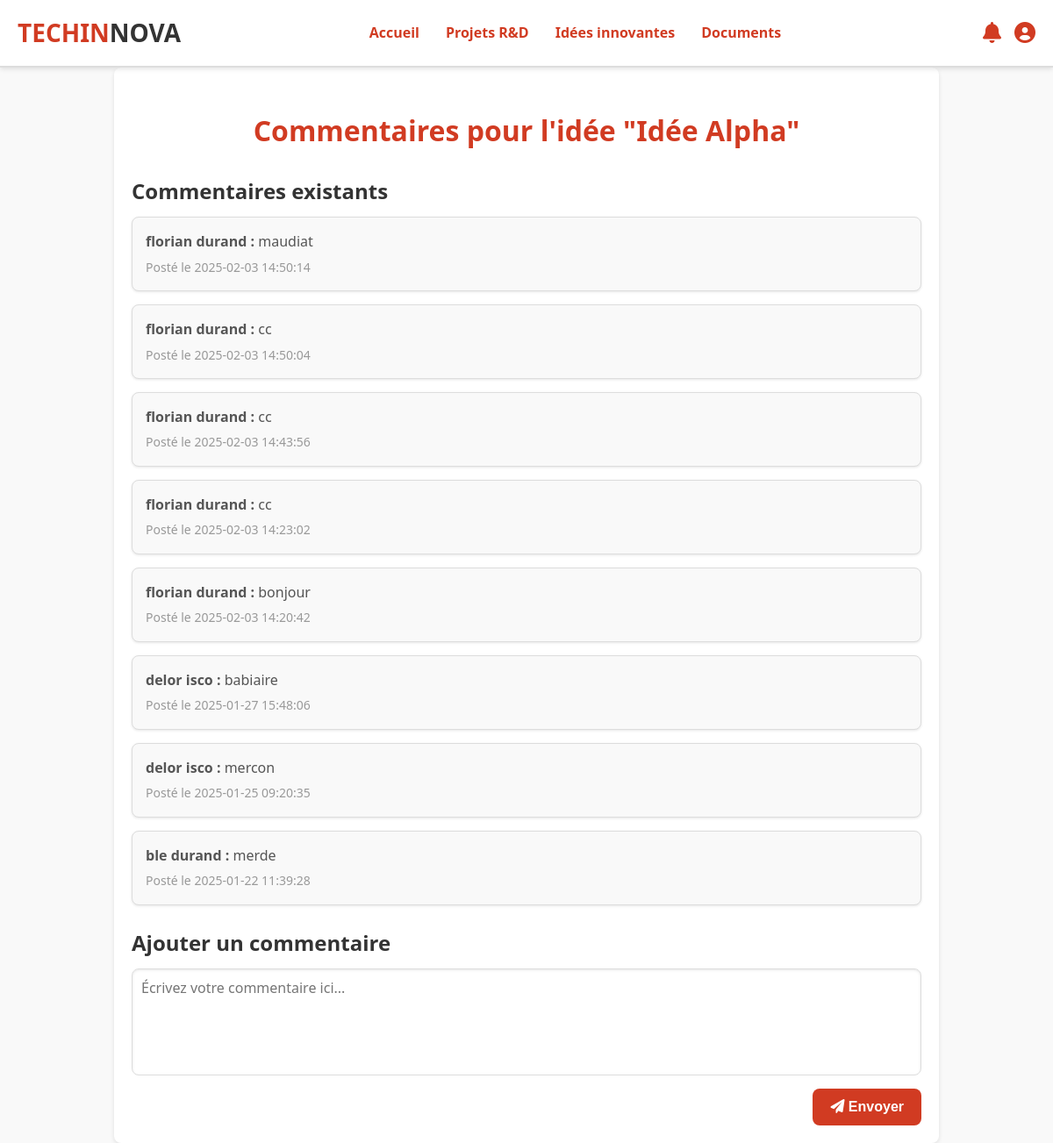
The app's page /espace_collabo/commentaire.php with its own data.
### tables this page shows
CREATE TABLE `commentaires` (
  `id` int(11) NOT NULL,
  `contenu` text NOT NULL,
  `id_idee` int(11) DEFAULT NULL,
  `id_utilisateur` int(11) DEFAULT NULL,
  `date_commentaire` timestamp NOT NULL DEFAULT current_timestamp()
);

CREATE TABLE `utilisateurs` (
  `id` int(11) NOT NULL,
  `nom` varchar(255) NOT NULL,
  `prenom` varchar(255) NOT NULL,
  `email` varchar(255) NOT NULL,
  `mot_de_passe` varchar(255) NOT NULL,
  `profil` enum('administrateur','chercheur','collaborateur_externe') DEFAULT 'collaborateur_externe',
  `date_creation` date NOT NULL
);

### espace_collabo/commentaire.php (the view, shortened to what this page needs)
<?php
require_once("C:/xampp/htdocs/projet_web/config/connexion.php");
$sql = "SELECT
            c.id AS id_commentaire,
            c.contenu AS contenu_commentaire,
            c.date_commentaire,
            u.nom AS nom_utilisateur,
            u.prenom AS prenom_utilisateur,
            i.titre AS titre_idee
        FROM
            commentaires c
        LEFT JOIN
            utilisateurs u ON c.id_utilisateur = u.id
        LEFT JOIN
            idee i ON c.id_idee = i.id
        ORDER BY
            c.date_commentaire DESC";
$stmt = $db->prepare($sql);
$stmt->execute();
$commentaires = $stmt->fetchAll();
?>
<!DOCTYPE html>
<html lang="fr">
<head>
    <link rel="stylesheet" href="css/commentaire.css">
    <link rel="stylesheet" href="https://cdnjs.cloudflare.com/ajax/libs/font-awesome/6.0.0-beta3/css/all.min.css">
</head>
<body>
    <header class="navbar">
        <div class="logo">
            <h1><span>TECHIN</span>NOVA</h1>
        </div>
        <nav class="menu">
            <ul>
                <li><a href="acceuil.php">Accueil</a></li>
                <li><a href="projetr&d.php">Projets R&D</a></li>
                <li><a href="idee.php">Idées innovantes</a></li>
                <li><a href="doc.php">Documents</a></li>
            </ul>
        </nav>
        <div class="user-icons">
            <div class="user-icon">
                <a href="notification.php"><i class="fas fa-bell"></i></a>
            </div>
            <div class="user-icon">
                <a href="profil.php"><i class="fas fa-user-circle"></i></a>
            </div>
        </div>
    </header>
    <main id="content">
        <h2>Commentaires pour l'idée "Idée Alpha"</h2>
        <section class="comments">
            <h3>Commentaires existants</h3>
            <?php if (!empty($commentaires)): ?>
                <?php foreach ($commentaires as $comment): ?>
                    <div class="comment">
                        <p><strong><?= htmlspecialchars($comment['prenom_utilisateur']) . " " . htmlspecialchars($comment['nom_utilisateur']) ?> :</strong>
                        <?= htmlspecialchars($comment['contenu_commentaire']) ?></p>
                        <span class="timestamp">Posté le <?= htmlspecialchars($comment['date_commentaire']) ?></span>
                    </div>
                <?php endforeach; ?>
            <?php else: ?>
                <p>Aucun commentaire pour le moment.</p>
            <?php endif; ?>
        </section>
        <section class="add-comment">
            <h3>Ajouter un commentaire</h3>
            <form action="" method="POST">
                <textarea name="comment" placeholder="Écrivez votre commentaire ici..." required></textarea>
                <button type="submit"><i class="fas fa-paper-plane"></i> Envoyer</button>
            </form>
        </section>
    </main>
</body>
</html>

### espace_collabo/css/commentaire.css (style rules this page uses)
body { margin: 0; padding: 0; font-family: 'Segoe UI', Tahoma, Geneva, Verdana, sans-serif; background-color: #f9f9f9; color: #333; line-height: 1.6; }
.navbar { display: flex; justify-content: space-between; align-items: center; background-color: #fff; padding: 15px 20px; border-bottom: 2px solid #ddd; position: sticky; top: 0; z-index: 1000; box-shadow: 0 2px 5px rgba(0, 0, 0, 0.1); }
.logo h1 { margin: 0; font-size: 28px; color: #333; }
.logo span { color: #d13b22; font-weight: bold; }
.menu ul { list-style: none; display: flex; margin: 0; padding: 0; }
.menu ul li { margin: 0 15px; }
.menu ul li a { text-decoration: none; color: #d13b22; font-weight: bold; font-size: 16px; transition: color 0.3s, transform 0.3s; }
.user-icons { display: flex; align-items: center; }
.user-icon { font-size: 24px; color: #d13b22; margin-left: 15px; }
.user-icon a { text-decoration: none; color: #d13b22; transition: color 0.3s; }
main { padding: 20px; max-width: 900px; margin: auto; background-color: #fff; border-radius: 8px; box-shadow: 0 2px 5px rgba(0, 0, 0, 0.1); }
main h2 { font-size: 32px; color: #d13b22; text-align: center; margin-bottom: 20px; }
.comments h3 { font-size: 24px; color: #333; margin-bottom: 10px; }
.comment { background-color: #f9f9f9; border: 1px solid #ddd; padding: 15px; border-radius: 8px; margin-bottom: 15px; box-shadow: 0 1px 3px rgba(0, 0, 0, 0.1); }
.comment p { margin: 0 0 5px; font-size: 16px; color: #555; }
.comment .timestamp { font-size: 14px; color: #999; display: block; margin-top: 5px; }
.add-comment h3 { font-size: 24px; color: #333; margin-bottom: 10px; }
.add-comment form { display: flex; flex-direction: column; gap: 15px; }
.add-comment textarea { resize: none; height: 100px; border: 1px solid #ddd; border-radius: 8px; padding: 10px; font-size: 16px; color: #333; font-family: inherit; box-shadow: inset 0 1px 3px rgba(0, 0, 0, 0.1); transition: border-color 0.3s; }
.add-comment button { align-self: flex-end; background-color: #d13b22; color: white; border: none; padding: 12px 20px; border-radius: 8px; font-size: 16px; font-weight: bold; cursor: pointer; transition: background-color 0.3s, transform 0.3s; }

### records on screen
commentaires: id_utilisateur.prenom "florian", id_utilisateur.nom "durand", contenu "maudiat", date_commentaire "2025-02-03 14:50:14"
commentaires: id_utilisateur.prenom "florian", id_utilisateur.nom "durand", contenu "cc", date_commentaire "2025-02-03 14:50:04"
commentaires: id_utilisateur.prenom "florian", id_utilisateur.nom "durand", contenu "cc", date_commentaire "2025-02-03 14:43:56"
commentaires: id_utilisateur.prenom "florian", id_utilisateur.nom "durand", contenu "cc", date_commentaire "2025-02-03 14:23:02"
commentaires: id_utilisateur.prenom "florian", id_utilisateur.nom "durand", contenu "bonjour", date_commentaire "2025-02-03 14:20:42"
commentaires: id_utilisateur.prenom "delor", id_utilisateur.nom "isco", contenu "babiaire", date_commentaire "2025-01-27 15:48:06"
commentaires: id_utilisateur.prenom "delor", id_utilisateur.nom "isco", contenu "mercon", date_commentaire "2025-01-25 09:20:35"
commentaires: id_utilisateur.prenom "ble", id_utilisateur.nom "durand", contenu "merde", date_commentaire "2025-01-22 11:39:28"
